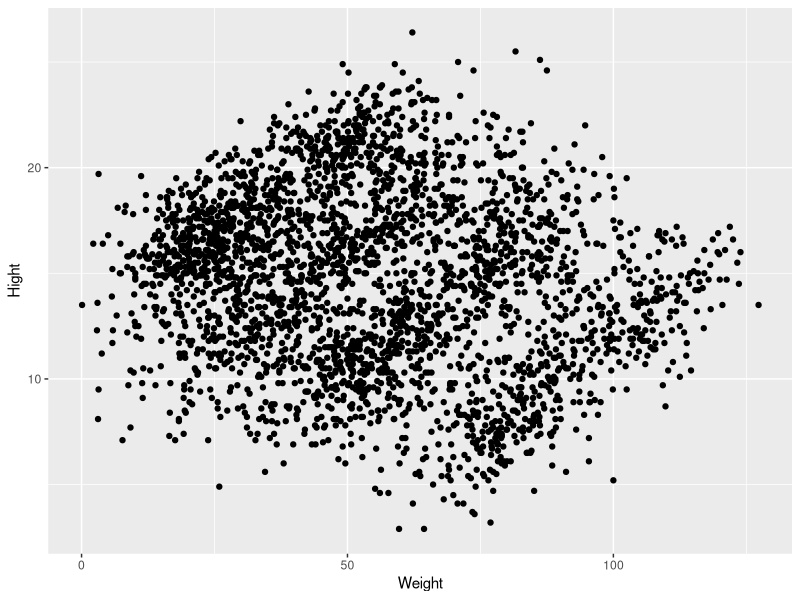
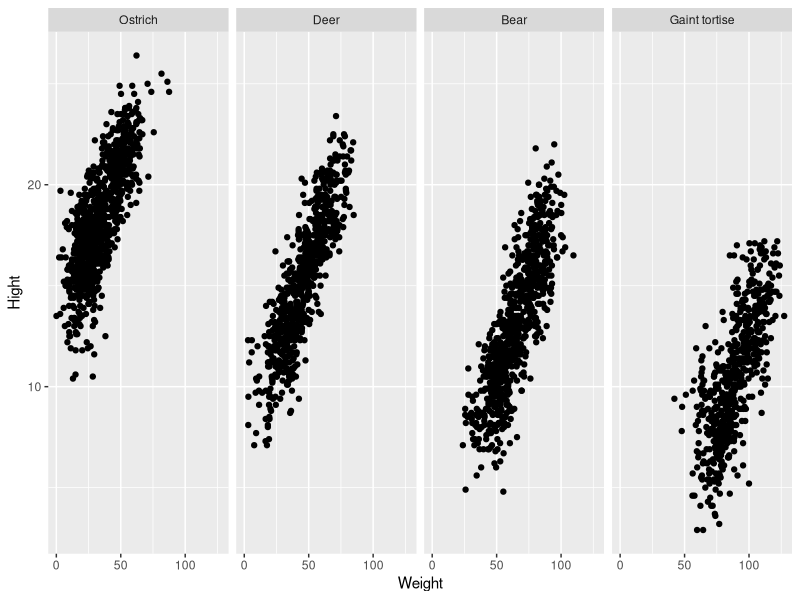
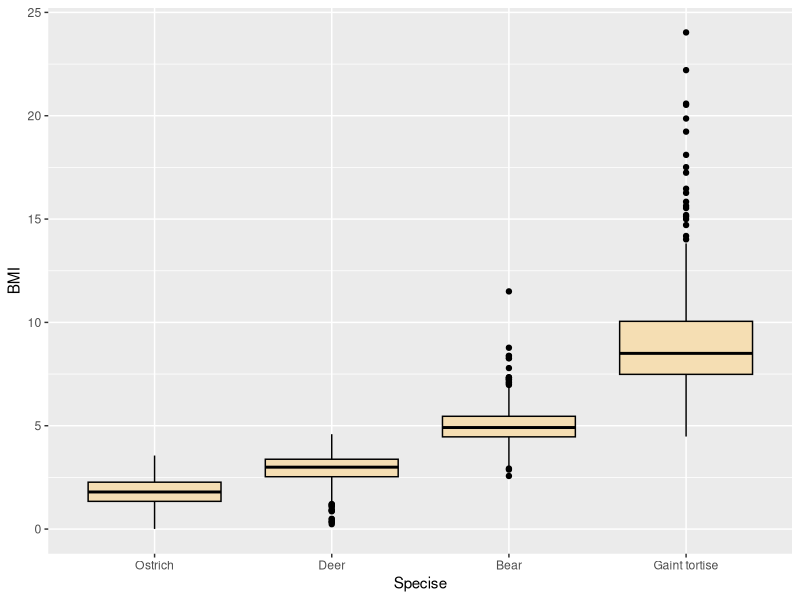

Recreate these plots in R, in order.
library(tidyverse)
animals <- read.csv("Animals.csv")  

animals <- rename(animals,Weight = "x",Hight = "y", Specise = "z")
#rename the variation

animals$Specise <- factor(animals$Specise, levels = c("a","b","c","d"),
                          labels = c("Ostrich","Deer","Bear","Gaint tortise"))
#rename the a,b,c,d to ostrich, deer, bear, gaint tortise

animals <- mutate(animals,BMI = animals$Weight/animals$Hight) 
#add another colume BMI = Weight/Hight

ggplot(animals, aes(x=Weight,y=Hight))+
  geom_point()
#polt the picture about weight and hight. I cannot find obverse relationship between weight and hight

ggplot(animals, aes(x= Weight,y = Hight))+
  geom_point()+
  facet_grid(~Specise)
#plot the picture with different specises.
#weight and height are positively correlated in the same species

ggplot(animals,aes(x = Specise,y = BMI))+
  geom_boxplot(fill = 'wheat',color = 'black')
